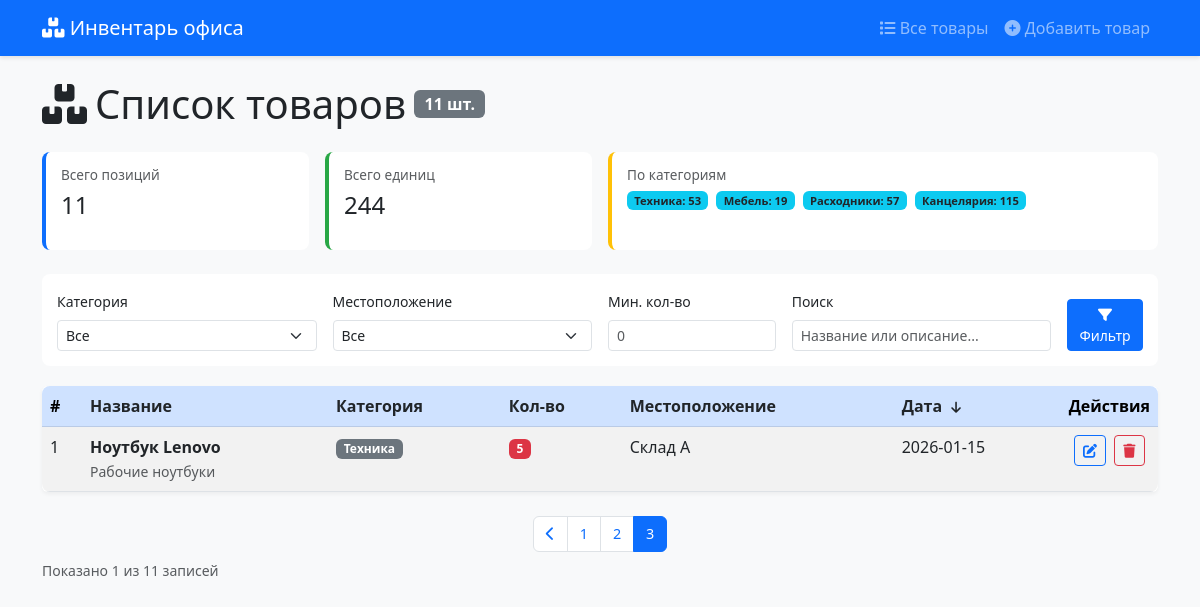
Page /?page=3&sort=date_added&order=desc&category=&location=&min_quantity=&search= on the committed database.
### tables this page shows
CREATE TABLE items (
            id INTEGER PRIMARY KEY AUTOINCREMENT,
            name TEXT NOT NULL,
            category TEXT NOT NULL,
            quantity INTEGER NOT NULL,
            location TEXT NOT NULL,
            description TEXT,
            date_added DATE NOT NULL
        );

### app.py (the view)
@app.route('/')
def index():
    category = request.args.get('category', '')
    location = request.args.get('location', '')
    min_quantity = request.args.get('min_quantity', '')
    search = request.args.get('search', '')
    sort_by = request.args.get('sort', 'date_added')
    sort_order = request.args.get('order', 'desc')
    page = request.args.get('page', 1, type=int)
    per_page = 5
    filters = {
        'category': category,
        'location': location,
        'min_quantity': min_quantity,
        'search': search
    }
    conn = get_db_connection()
    all_items = conn.execute("SELECT * FROM items").fetchall()
    conn.close()
    all_items = [dict(item) for item in all_items]
    filtered_items = filter_items(all_items, filters)
    sorted_items = sort_items(filtered_items, sort_by, sort_order)
    total_items = len(sorted_items)
    total_pages = math.ceil(total_items / per_page) if total_items > 0 else 1
    if page < 1:
        page = 1
    if page > total_pages:
        page = total_pages
    start = (page - 1) * per_page
    end = start + per_page
    items_page = sorted_items[start:end]
    stats = get_statistics(all_items)  # статистика по ВСЕМ товарам
    categories, locations = get_filter_options()
    return render_template('index.html',
                         items=items_page,
                         categories=categories,
                         locations=locations,
                         current_filters=filters,
                         sort_by=sort_by,
                         sort_order=sort_order,
                         current_page=page,
                         total_pages=total_pages,
                         total_items=total_items,
                         stats=stats)

### app.py (called while the page is built)
def get_db_connection():
    conn = sqlite3.connect('database.db')
    conn.row_factory = sqlite3.Row
    return conn

def get_statistics(items_list):
    total = len(items_list)
    total_quantity = sum(item['quantity'] for item in items_list)
    categories_dict = {}
    for item in items_list:
        cat = item['category']
        if cat in categories_dict:
            categories_dict[cat]['count'] += 1
            categories_dict[cat]['total_quantity'] += item['quantity']
        else:
            categories_dict[cat] = {
                'count': 1,
                'total_quantity': item['quantity']
            }
    categories = []
    for cat, data in categories_dict.items():
        categories.append({
            'category': cat,
            'count': data['count'],
            'total_quantity': data['total_quantity']
        })
    return {
        'total_items': total,
        'total_quantity': total_quantity,
        'categories': categories
    }

def get_filter_options():
    conn = get_db_connection()
    cursor = conn.cursor()
    categories = [row['category'] for row in cursor.execute("SELECT DISTINCT category FROM items ORDER BY category").fetchall()]
    locations = [row['location'] for row in cursor.execute("SELECT DISTINCT location FROM items ORDER BY location").fetchall()]
    conn.close()
    return categories, locations

def filter_items(items, filters):
    result = items
    if filters.get('category'):
        result = [item for item in result if item['category'] == filters['category']]
    if filters.get('location'):
        result = [item for item in result if item['location'] == filters['location']]
    if filters.get('min_quantity') and filters['min_quantity'].isdigit():
        min_q = int(filters['min_quantity'])
        result = [item for item in result if item['quantity'] >= min_q]
    if filters.get('search') and filters['search'].strip():
        search_term = filters['search'].strip().lower()  # Переводим в нижний регистр
        result = [
            item for item in result
            if search_term in item['name'].lower() or search_term in item['description'].lower()
        ]
    return result

### templates/index.html (shortened to what this page needs)
{% extends "base.html" %}
{% block content %}
<div class="row">
    <div class="col-12">
        <h1 class="mb-3 mb-sm-4 d-flex align-items-center flex-wrap">
            <i class="fas fa-boxes me-2"></i>
            <span class="d-none d-sm-inline">Список товаров</span>
            <span class="badge bg-secondary fs-6 ms-2">{{ total_items }} шт.</span>
        </h1>
        <div class="row mb-3 mb-sm-4 g-2 g-sm-3">
            <div class="col-6 col-md-3">
                <div class="stats-card">
                    <h6 class="text-muted small">Всего позиций</h6>
                    <h3 class="mb-0">{{ stats.total_items }}</h3>
                </div>
            </div>
            <div class="col-6 col-md-3">
                <div class="stats-card" style="border-left-color: #28a745;">
                    <h6 class="text-muted small">Всего единиц</h6>
                    <h3 class="mb-0">{{ stats.total_quantity }}</h3>
                </div>
            </div>
            <div class="col-12 col-md-6">
                <div class="stats-card" style="border-left-color: #ffc107;">
                    <h6 class="text-muted small">По категориям</h6>
                    <div class="d-flex flex-wrap gap-1 gap-sm-2">
                        {% for cat in stats.categories %}
                            <span class="badge bg-info text-dark" style="font-size: 0.7rem;">
                                {{ cat.category }}: {{ cat.total_quantity }}
                            </span>
                        {% endfor %}
                    </div>
                </div>
            </div>
        </div>
        <div class="filter-section">
            <form method="GET" action="{{ url_for('index') }}" class="row g-2 g-sm-3">
                <div class="col-12 col-sm-6 col-md-3">
                    <label class="form-label small">Категория</label>
                    <select name="category" class="form-select form-select-sm">
                        <option value="">Все</option>
                    </select>
                </div>
                <div class="col-12 col-sm-6 col-md-3">
                    <label class="form-label small">Местоположение</label>
                    <select name="location" class="form-select form-select-sm">
                        <option value="">Все</option>
                    </select>
                </div>
                <div class="col-6 col-sm-3 col-md-2">
                    <label class="form-label small">Мин. кол-во</label>
                    <input type="number" name="min_quantity" class="form-control form-control-sm"
                           value="{{ current_filters.min_quantity }}" min="0" placeholder="0">
                </div>
                <div class="col-12 col-sm-6 col-md-3">
                    <label class="form-label small">Поиск</label>
                    <input type="text" name="search" class="form-control form-control-sm"
                           placeholder="Название или описание..."
                           value="{{ current_filters.search }}">
                </div>
                <div class="col-6 col-sm-3 col-md-1 d-flex align-items-end">
                    <button type="submit" class="btn btn-primary btn-sm w-100">
                        <i class="fas fa-filter"></i>
                        <span class="d-none d-md-inline">Фильтр</span>
                    </button>
                </div>
            </form>
        </div>
        <div class="card">
            <div class="card-body p-0">
                <div class="table-responsive">
                    <table class="table table-hover table-striped mb-0" style="min-width: 600px;">
                        <thead class="table-primary">
                            <tr>
                                <th style="width: 40px;">#</th>
                                <th>
                                    <a href="?sort=name&order={% if sort_by == 'name' and sort_order == 'asc' %}desc{% else %}asc{% endif %}&category={{ current_filters.category }}&location={{ current_filters.location }}&min_quantity={{ current_filters.min_quantity }}&search={{ current_filters.search }}&page=1"
                                       class="text-decoration-none text-dark">
                                        Название
                                    </a>
                                </th>
                                <th class="d-none d-sm-table-cell">
                                    <a href="?sort=category&order={% if sort_by == 'category' and sort_order == 'asc' %}desc{% else %}asc{% endif %}&category={{ current_filters.category }}&location={{ current_filters.location }}&min_quantity={{ current_filters.min_quantity }}&search={{ current_filters.search }}&page=1"
                                       class="text-decoration-none text-dark">
                                        Категория
                                    </a>
                                </th>
                                <th>
                                    <a href="?sort=quantity&order={% if sort_by == 'quantity' and sort_order == 'asc' %}desc{% else %}asc{% endif %}&category={{ current_filters.category }}&location={{ current_filters.location }}&min_quantity={{ current_filters.min_quantity }}&search={{ current_filters.search }}&page=1"
                                       class="text-decoration-none text-dark">
                                        Кол-во
                                    </a>
                                </th>
                                <th class="d-none d-md-table-cell">
                                    <a href="?sort=location&order={% if sort_by == 'location' and sort_order == 'asc' %}desc{% else %}asc{% endif %}&category={{ current_filters.category }}&location={{ current_filters.location }}&min_quantity={{ current_filters.min_quantity }}&search={{ current_filters.search }}&page=1"
                                       class="text-decoration-none text-dark">
                                        Местоположение
                                    </a>
                                </th>
                                <th class="d-none d-lg-table-cell">
                                    <a href="?sort=date_added&order={% if sort_by == 'date_added' and sort_order == 'asc' %}desc{% else %}asc{% endif %}&category={{ current_filters.category }}&location={{ current_filters.location }}&min_quantity={{ current_filters.min_quantity }}&search={{ current_filters.search }}&page=1"
                                       class="text-decoration-none text-dark">
                                        Дата
                                        {% if sort_by == 'date_added' %}
                                            <i class="fas fa-arrow-{{ 'up' if sort_order == 'asc' else 'down' }} sort-arrow"></i>
                                        {% endif %}
                                    </a>
                                </th>
                                <th class="text-center" style="width: 80px;">Действия</th>
                            </tr>
                        </thead>
                        <tbody>
                            {% if items %}
                                {% for item in items %}
                                    <tr>
                                        <td>{{ item.id }}</td>
                                        <td>
                                            <strong>{{ item.name }}</strong>
                                            {% if item.description %}
                                                <br><small class="text-muted d-none d-md-inline">{{ item.description|truncate(30) }}</small>
                                                <br><small class="text-muted d-inline d-md-none">{{ item.description|truncate(15) }}</small>
                                            {% endif %}
                                        </td>
                                        <td class="d-none d-sm-table-cell">
                                            <span class="badge bg-secondary">{{ item.category }}</span>
                                        </td>
                                        <td>
                                            {% if item.quantity <= 5 %}
                                                <span class="badge bg-danger">{{ item.quantity }}</span>
                                            {% elif item.quantity <= 20 %}
                                                <span class="badge bg-warning text-dark">{{ item.quantity }}</span>
                                            {% else %}
                                                <span class="badge bg-success">{{ item.quantity }}</span>
                                            {% endif %}
                                        </td>
                                        <td class="d-none d-md-table-cell">{{ item.location }}</td>
                                        <td class="d-none d-lg-table-cell">{{ item.date_added }}</td>
                                        <td class="text-center" style="white-space: nowrap;">
                                            <a href="{{ url_for('edit_item', id=item.id) }}"
                                               class="btn btn-sm btn-outline-primary btn-action">
                                                <i class="fas fa-edit"></i>
                                            </a>
                                            <form method="POST" action="{{ url_for('delete_item', id=item.id) }}"
                                                  class="delete-form d-inline">
                                                <button type="submit" class="btn btn-sm btn-outline-danger btn-action">
                                                    <i class="fas fa-trash"></i>
                                                </button>
                                            </form>
                                        </td>
                                    </tr>
                                {% endfor %}
                            {% endif %}
                        </tbody>
                    </table>
                </div>
            </div>
        </div>
        {% if total_pages > 1 %}
            <nav class="mt-3 mt-sm-4" aria-label="Навигация по страницам">
                <ul class="pagination">
                    {% if current_page > 1 %}
                        <li class="page-item">
                            <a class="page-link" href="?page={{ current_page - 1 }}&sort={{ sort_by }}&order={{ sort_order }}&category={{ current_filters.category }}&location={{ current_filters.location }}&min_quantity={{ current_filters.min_quantity }}&search={{ current_filters.search }}">
                                <i class="fas fa-chevron-left"></i>
                            </a>
                        </li>
                    {% endif %}
                    {% for p in range(1, total_pages + 1) %}
                        <li class="page-item {% if p == current_page %}active{% endif %}">
                            <a class="page-link" href="?page={{ p }}&sort={{ sort_by }}&order={{ sort_order }}&category={{ current_filters.category }}&location={{ current_filters.location }}&min_quantity={{ current_filters.min_quantity }}&search={{ current_filters.search }}">
                                {{ p }}
                            </a>
                        </li>
                    {% endfor %}
                </ul>
            </nav>
        {% endif %}
        <div class="text-muted small mt-2">
            Показано {{ items|length }} из {{ total_items }} записей
        </div>
    </div>
</div>
{% endblock %}

### templates/base.html (style rules this page uses)
body { background-color: #f8f9fa; padding-bottom: 20px; }
.card { box-shadow: 0 2px 4px rgba(0,0,0,.05); border: none; }
.table th { cursor: pointer; user-select: none; white-space: nowrap; }
.sort-arrow { margin-left: 5px; font-size: 0.8em; }
.stats-card { border-left: 4px solid #0d6efd; padding: 15px; background: white; border-radius: 8px; margin-bottom: 15px; height: 100%; }
.stats-card h6 { font-size: 0.85rem; }
.stats-card h3 { font-size: 1.5rem; margin-bottom: 0; }
.btn-action { margin: 0 2px; }
.pagination { margin-bottom: 0; flex-wrap: wrap; justify-content: center; }
.pagination .page-link { padding: 0.375rem 0.75rem; font-size: 0.9rem; }
.filter-section { background: white; padding: 15px; border-radius: 8px; margin-bottom: 20px; }
.table-responsive { border-radius: 8px; }

### rows in the picture
items: category "Техника", total_quantity "53", id "1", name "Ноутбук Lenovo", description "Рабочие ноутбуки", quantity "5", location "Склад А", date_added "2026-01-15"
items: category "Мебель", total_quantity "19"
items: category "Расходники", total_quantity "57"
items: category "Канцелярия", total_quantity "115"

### other values in the picture
{{ total_items }} "11"
{{ stats.total_items }} "11"
{{ stats.total_quantity }} "244"
{{ p }} "1" "2" "3"
{{ items|length }} "1"
